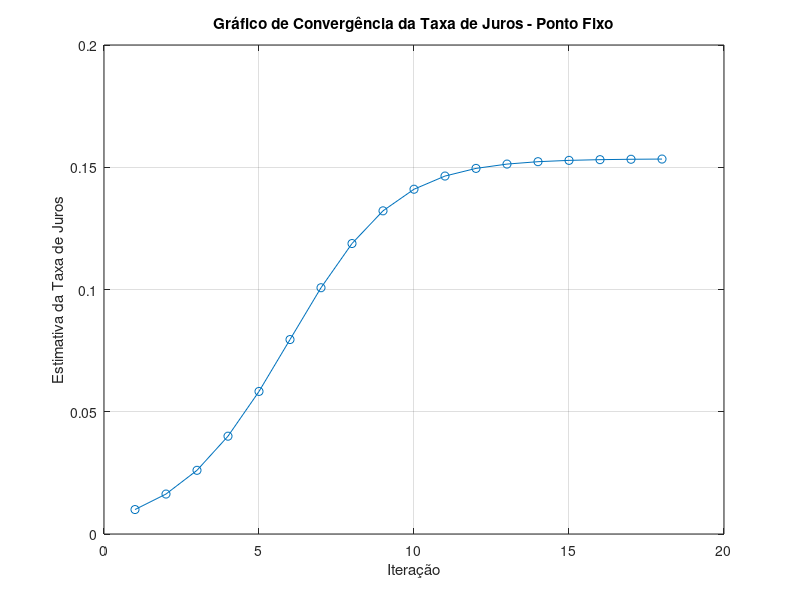
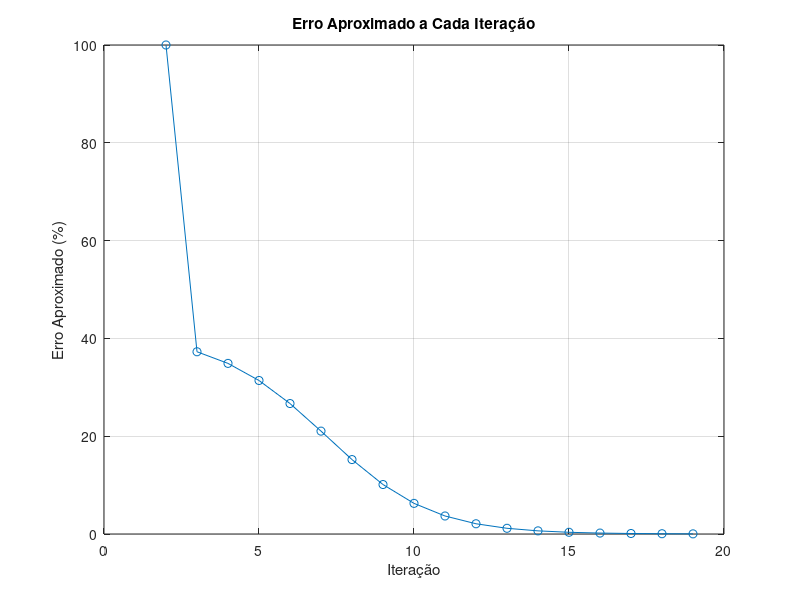

Here is the MATLAB script that generated these plots, in order:
function plot_convergencia_ponto_fixo()
    % Parâmetros iniciais
    P = 35000;    % Valor do veículo
    A = 8500;     % Pagamento anual
    n = 7;        % Número de anos
    tol = 0.00005; % Critério de parada
    i0 = 0.01;    % Palpite inicial para a taxa de juros

    % Definindo a função g(i)
    g = @(i) (A * (1 + i)^n - A) / (P * (1 + i)^n);

    % Inicializações para armazenar os resultados de cada iteração
    iters = [];
    roots = [];
    g_values = [];
    errors = [];

    % Método do ponto fixo
    iter = 0;
    i = i0;
    while true
        iter = iter + 1;
        inew = g(i);  % Calcula o novo valor de i usando g(i)

        % Armazena os dados da iteração
        iters(end+1) = iter;
        roots(end+1) = i;
        g_values(end+1) = inew;
        if iter > 1
            errors(end+1) = abs((inew - i) / inew) * 100;
        else
            errors(end+1) = 100;  % Não há erro aproximado na primeira iteração
        end
        
        % Verifica a condição de parada
        if abs(inew - i) < tol
            break;
        end
        
        i = inew;  % Atualiza i para a nova estimativa
    end

    % Plotando o gráfico de convergência
    figure;
    plot(1:length(roots), roots, '-o');
    title('Gráfico de Convergência da Taxa de Juros - Ponto Fixo');
    xlabel('Iteração');
    ylabel('Estimativa da Taxa de Juros');
    grid on;

    % Plotando o gráfico de erro aproximado
    figure;
    plot(2:length(errors)+1, errors, '-o'); % O primeiro erro é calculado na segunda iteração
    title('Erro Aproximado a Cada Iteração');
    xlabel('Iteração');
    ylabel('Erro Aproximado (%)');
    grid on;
end
